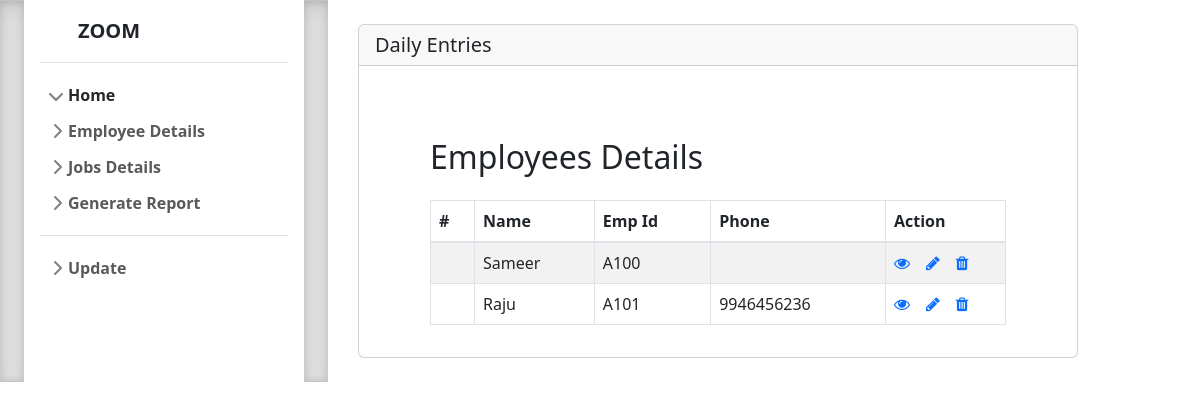
The app's page /admin.php, older data.
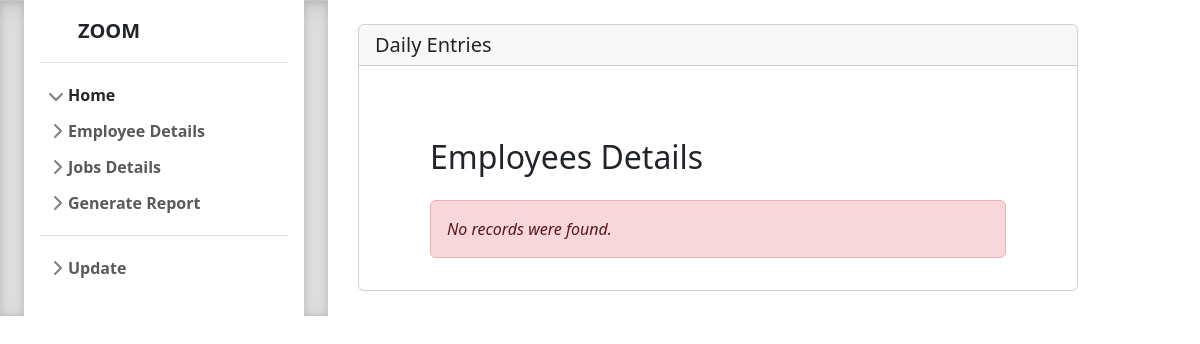
The same page, newer data.
### tables this page shows
CREATE TABLE `employee` (
  `empname` varchar(100) NOT NULL,
  `empmob` varchar(20) NOT NULL,
  `idnumber` varchar(50) NOT NULL,
  `id` int(11) NOT NULL,
  `empid` varchar(20) NOT NULL
);

### admin.php (the view, shortened to what this page needs)
<?php
    include("header.php");
  ?>
  <div class="row my-4">
    <div class="col-12 col-md-12">
        <div class="card">
            <h5 class="card-header mb-2">Daily Entries</h5>
            <div class="card-body">
</head>
<body>
    <div class="wrapper">
        <div class="container-fluid">
            <div class="row">
                <div class="col-md-12">
                    <div class="mt-5 mb-3 clearfix">
                        <h2 class="pull-left">Employees Details</h2>
                    </div>
                    <?php
                    require_once "database.php";
                    $sql = "SELECT * FROM employee";
                    if($result = mysqli_query($conn, $sql)){
                        if(mysqli_num_rows($result) > 0){
                            echo '<table class="table table-bordered table-striped">';
                                echo "<thead>";
                                    echo "<tr>";
                                        echo "<th>#</th>";
                                        echo "<th>Name</th>";
                                        echo "<th>Emp Id</th>";
                                        echo "<th>Phone</th>";
                                        echo "<th>Action</th>";
                                    echo "</tr>";
                                echo "</thead>";
                                echo "<tbody>";
                                while($row = mysqli_fetch_array($result)){
                                    echo "<tr>";
                                        echo "<td></td>";
                                        echo "<td>" . $row['empname'] . "</td>";
                                        echo "<td>" . $row['empid'] . "</td>";
                                        echo "<td>" . $row['empmob'] . "</td>";
                                        echo "<td>";
                                        echo '<a href="read.php?id='. $row['id'] .'" class="mr-3" title="View Record" data-toggle="tooltip"><span class="fa fa-eye"></span></a>';
                                        echo '<a href="empedit.php?empid='. $row['id'] .'" class="mr-3" title="Update Record" data-toggle="tooltip"><span class="fa fa-pencil"></span></a>';
                                        echo '<a href="empdelete.php?empid='. $row['id'] .'" title="Delete Record" data-toggle="tooltip"><span class="fa fa-trash"></span></a>';
                                        echo "</td>";
                                    echo "</tr>";
                                }
                                echo "</tbody>";
                            echo "</table>";
                        } else{
                            echo '<div class="alert alert-danger"><em>No records were found.</em></div>';
                        }
                    } else{
                        echo "Oops! Something went wrong. Please try again later.";
                    }
                    ?>
                </div>
            </div>
        </div>
    </div>
            </div>
        </div>
    </div>
</div>
    </div>
  </main>
  <?php
    include("footer.php");
  ?>

Row changes from the older to the newer data that the page shows:
removed employee: empname "Sameer", empid "A100"
removed employee: empname "Raju", empid "A101", empmob "9946456236"
Text that changed along with them:
text no longer shown: "# Name Emp Id Phone Action"
text now shown: "No records were found."
